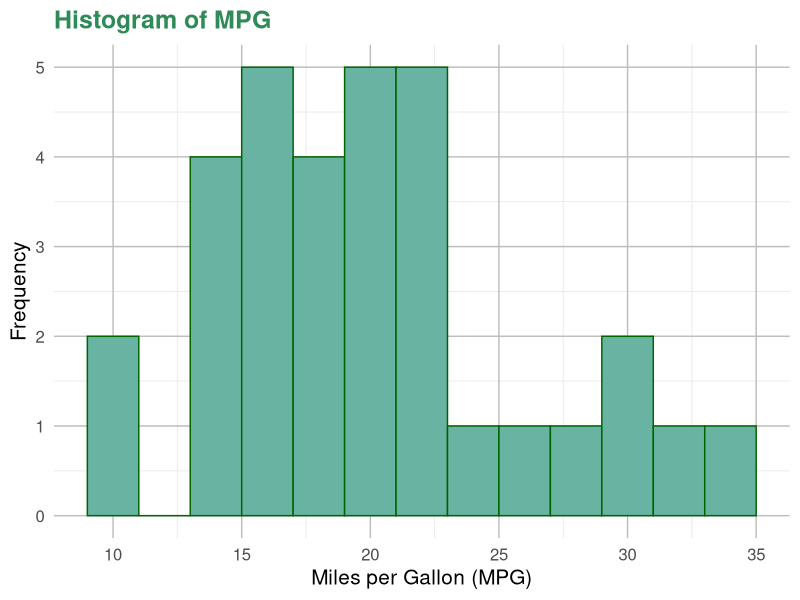
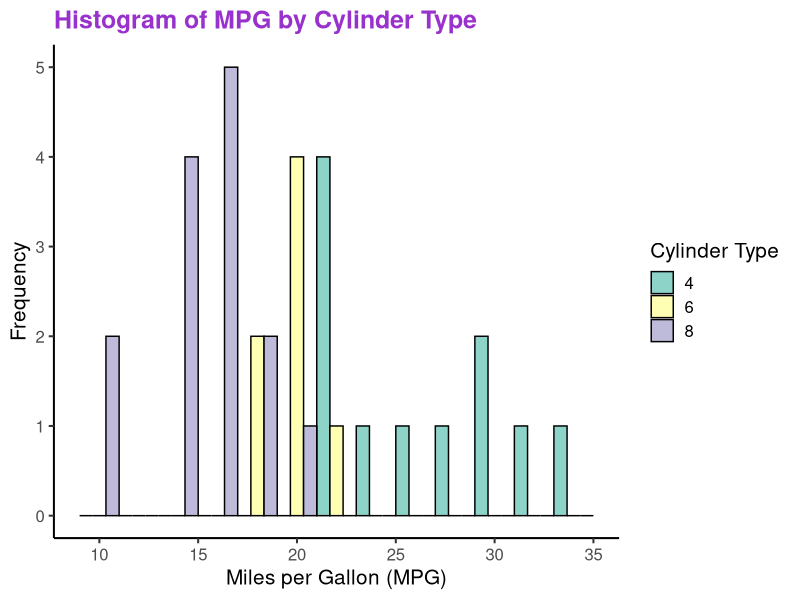
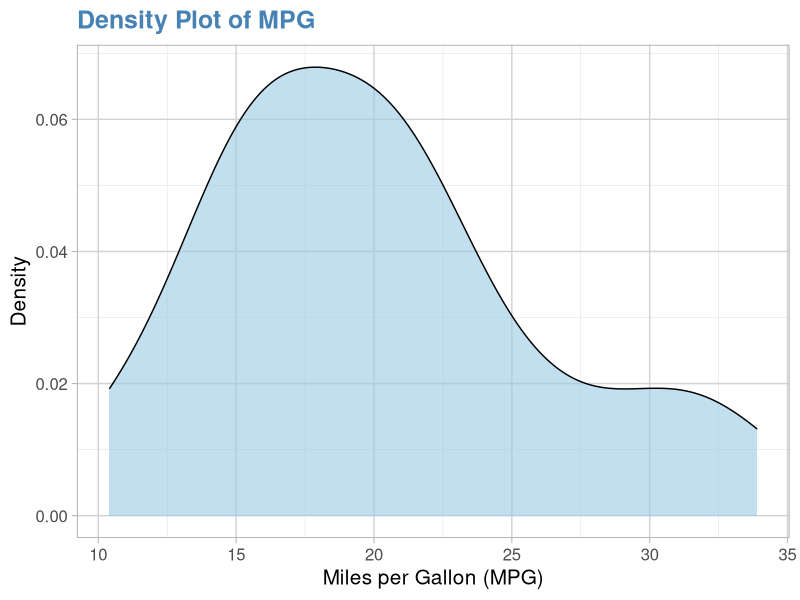
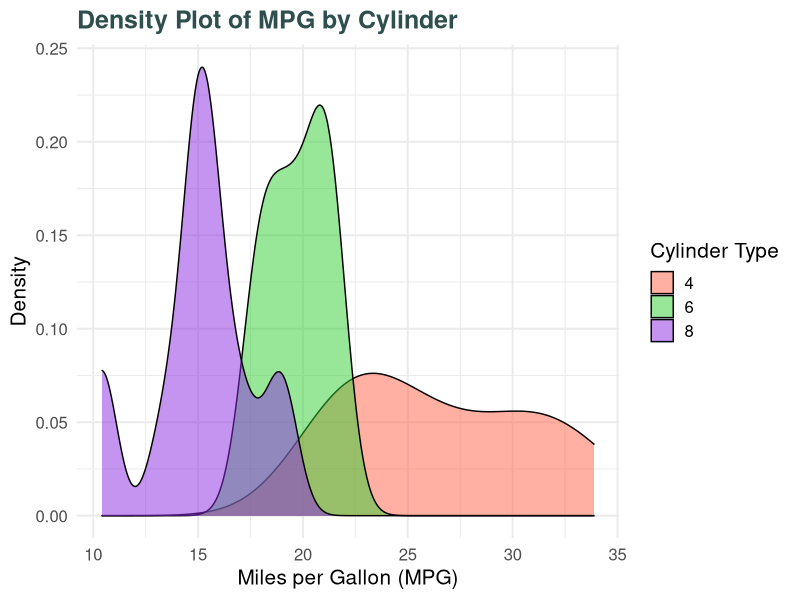
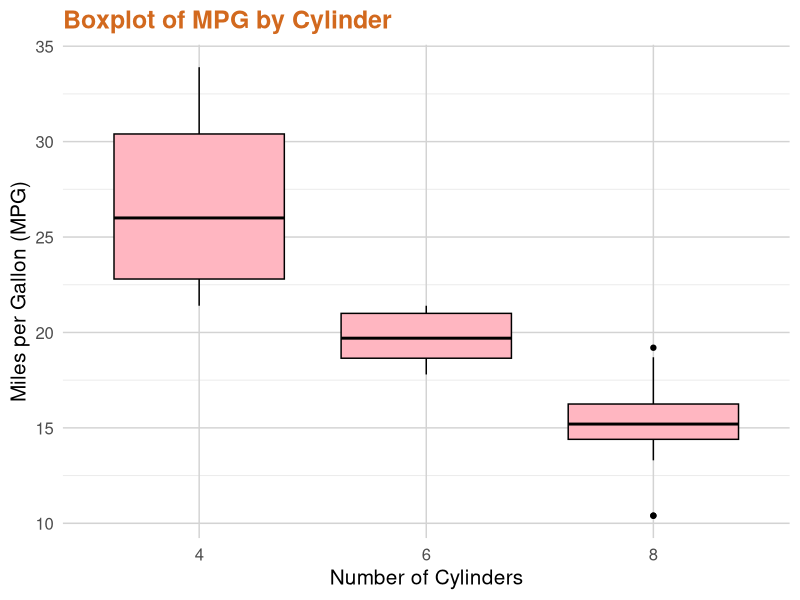
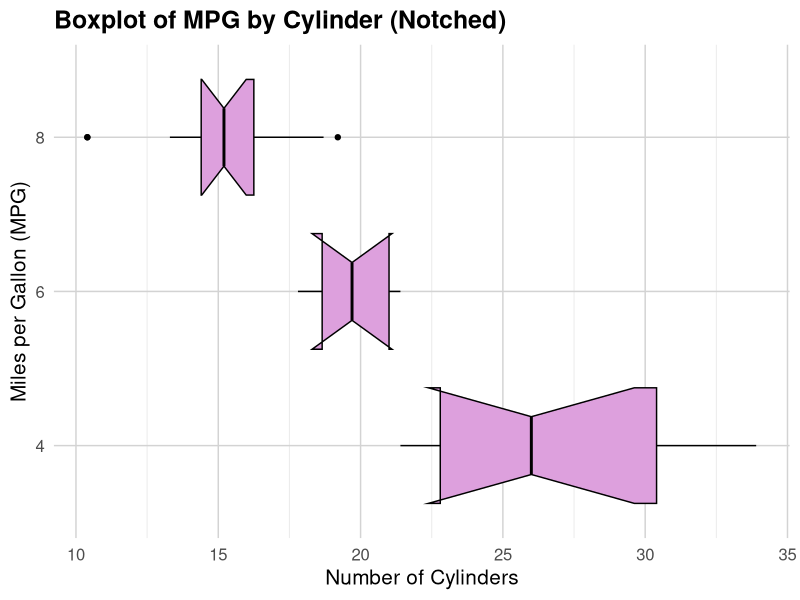
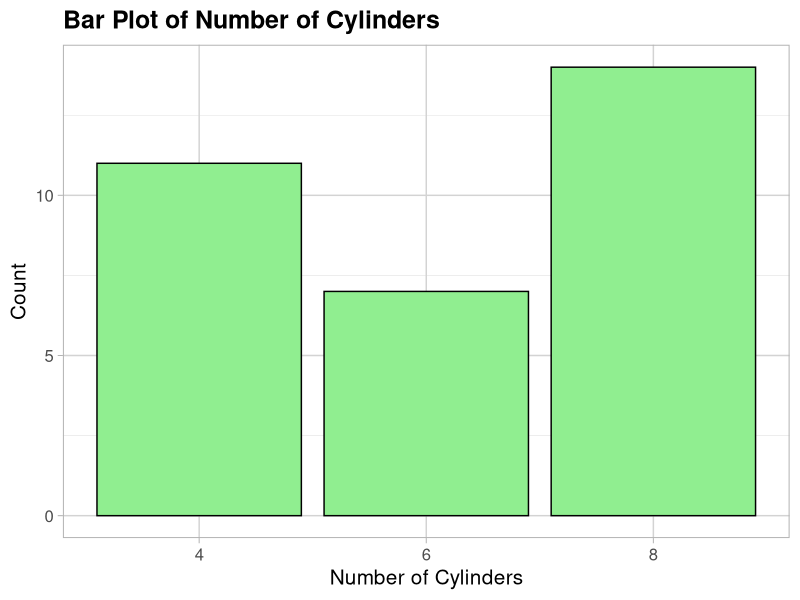
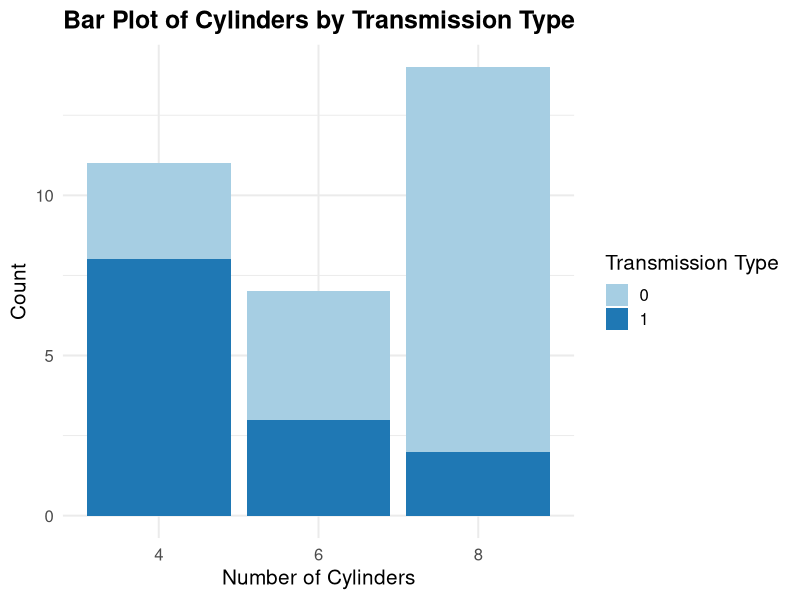

R code for these plots, in order:
library(ggplot2)
library(patchwork)

# 1. Histogram of MPG with custom aesthetics
ggplot(mtcars, aes(x = mpg)) +
  geom_histogram(binwidth = 2, fill = '#69b3a2', color = 'darkgreen') +
  labs(title = 'Histogram of MPG', x = 'Miles per Gallon (MPG)', y = 'Frequency') +
  theme_minimal(base_size = 15) +
  theme(plot.title = element_text(face = 'bold', color = '#2e8b57')) +
  theme(panel.grid.major = element_line(color = 'gray', size = 0.5))

# 2. Histogram of MPG by Cylinders with color aesthetics
ggplot(mtcars, aes(x = mpg, fill = factor(cyl))) +
  geom_histogram(binwidth = 2, position = 'dodge', color = 'black') +
  labs(title = 'Histogram of MPG by Cylinder Type', x = 'Miles per Gallon (MPG)', y = 'Frequency') +
  scale_fill_brewer(palette = "Set3", name = "Cylinder Type") +
  theme_classic(base_size = 15) +
  theme(plot.title = element_text(face = 'bold', color = '#9932cc'))

# 3. Density Plot of MPG with lighter color and grid
ggplot(mtcars, aes(x = mpg)) +
  geom_density(fill = '#98c9e2', alpha = 0.6) +
  labs(title = 'Density Plot of MPG', x = 'Miles per Gallon (MPG)', y = 'Density') +
  theme_light(base_size = 15) +
  theme(plot.title = element_text(face = 'bold', color = '#4682b4')) +
  theme(panel.grid.major = element_line(color = 'lightgray', size = 0.5))

# 4. Density Plot by Cylinder with distinct colors
ggplot(mtcars, aes(x = mpg, fill = factor(cyl))) +
  geom_density(alpha = 0.5) +
  labs(title = 'Density Plot of MPG by Cylinder', x = 'Miles per Gallon (MPG)', y = 'Density') +
  scale_fill_manual(values = c("#ff6347", "#32cd32", "#8a2be2"), name = "Cylinder Type") +
  theme_minimal(base_size = 15) +
  theme(plot.title = element_text(face = 'bold', color = '#2f4f4f'))

# 5. Boxplot of MPG by Cylinder with custom grid
ggplot(mtcars, aes(x = factor(cyl), y = mpg)) +
  geom_boxplot(fill = '#ffb6c1', color = 'black') +
  labs(title = 'Boxplot of MPG by Cylinder', x = 'Number of Cylinders', y = 'Miles per Gallon (MPG)') +
  theme_minimal(base_size = 15) +
  theme(plot.title = element_text(face = 'bold', color = '#d2691e')) +
  theme(panel.grid.major = element_line(color = 'lightgray', size = 0.5))

# 6. Notched Boxplot of MPG by Cylinder (Horizontal)
ggplot(mtcars, aes(x = factor(cyl), y = mpg)) +
  geom_boxplot(notch = TRUE, fill = '#dda0dd', color = 'black') +
  coord_flip() +
  labs(title = 'Boxplot of MPG by Cylinder (Notched)', x = 'Miles per Gallon (MPG)', y = 'Number of Cylinders') +
  theme_minimal(base_size = 15) +
  theme(plot.title = element_text(face = 'bold', color = 'black')) +
  theme(panel.grid.major = element_line(color = 'lightgray', size = 0.5))

# 7. Bar Plot of Cylinders with custom color and title
ggplot(mtcars, aes(x = factor(cyl))) +
  geom_bar(fill = 'lightgreen', color = 'black') +
  labs(title = 'Bar Plot of Number of Cylinders', x = 'Number of Cylinders', y = 'Count') +
  theme_light(base_size = 15) +
  theme(plot.title = element_text(face = 'bold', color = 'black')) +
  theme(panel.grid.major = element_line(color = 'lightgray', size = 0.5))

# 8. Stacked Bar Plot by Cylinder and Transmission Type
ggplot(mtcars, aes(x = factor(cyl), fill = factor(am))) +
  geom_bar(position = 'stack') +
  labs(title = 'Bar Plot of Cylinders by Transmission Type', x = 'Number of Cylinders', y = 'Count') +
  scale_fill_brewer(palette = 'Paired', name = 'Transmission Type') +
  theme_minimal(base_size = 15) +
  theme(plot.title = element_text(face = 'bold', color = 'black'))

ggplot(mtcars, aes(x = factor(cyl), fill = factor(am))) +
  geom_bar(position = 'stack', color = 'black') +  # Added black border for clarity
  labs(title = 'Bar Plot of Cylinders by Transmission Type', 
       x = 'Number of Cylinders', 
       y = 'Count') +
  scale_fill_manual(values = c('lightgreen', 'seagreen'), name = 'Transmission Type') +  # Custom green hues
  theme_light(base_size = 15) +
  theme(
    plot.title = element_text(face = 'bold', color = 'black'),
    panel.grid.major = element_line(color = 'lightgray', size = 0.5)  # Light gray grid
  )


# 9. Dot Plot of MPG by Cylinder with jittered points
ggplot(mtcars, aes(x = factor(cyl), y = mpg)) +
  geom_jitter(color = 'purple', width = 0.2, height = 0) +
  labs(title = 'Dot Plot of MPG by Cylinder', x = 'Number of Cylinders', y = 'Miles per Gallon (MPG)') +
  theme_light(base_size = 15) +
  theme(plot.title = element_text(face = 'bold', color = 'black'))

# 10. Dot Plot of MPG by Cylinder with HP Color Mapping
ggplot(mtcars, aes(x = factor(cyl), y = mpg, color = hp)) +
  geom_jitter(width = 0.2, height = 0, size = 3) +
  scale_color_gradient(low = 'yellow', high = 'red') +
  labs(title = 'Dot Plot of MPG by Cylinder with HP Color Mapping', x = 'Number of Cylinders', y = 'Miles per Gallon (MPG)') +
  theme_minimal(base_size = 15) +
  theme(plot.title = element_text(face = 'bold', color = '#2e8b57'))

# 11. Pie Chart of Cylinder Distribution with Percentages
# Create a table of cylinder counts
cyl_count <- table(mtcars$cyl)

# Generate the pie chart
ggplot(as.data.frame(cyl_count), aes(x = '', y = Freq, fill = factor(Var1))) +
  geom_bar(stat = 'identity', width = 1) +
  coord_polar(theta = 'y') +
  labs(title = 'Pie Chart of Cylinder Distribution', x = NULL, y = NULL) +
  theme_void() +  # Removes background grid for a clean look
  scale_fill_manual(values = c('#A8D5BA', '#FDD692', '#BFD7EA'), name = 'Cylinders') +  # Light colors
  geom_text(aes(label = scales::percent(Freq / sum(Freq))),
            position = position_stack(vjust = 0.5), color = 'black', fontface = 'bold') +
  theme(plot.title = element_text(face = 'bold', size = 16))


cyl_count <- table(mtcars$cyl)

ggplot(as.data.frame(cyl_count), aes(x = '', y = Freq, fill = factor(Var1))) +
  geom_bar(stat = 'identity', width = 1, color = 'black') +  # Black border for clarity
  coord_polar(theta = 'y') +
  theme_void() +  # Removes background grid
  geom_text(aes(label = scales::percent(Freq / sum(Freq))),
            position = position_stack(vjust = 0.5), color = 'black', fontface = 'bold') +  # Black text for contrast
  scale_fill_manual(values = c('#FFDDC1', '#D4E157', '#80CBC4'), name = 'Cylinders') +  # Light pastel shades
  labs(title = 'Cylinder Distribution (Pie Chart)') +
  theme(
    plot.title = element_text(face = 'bold', color = 'black', size = 16)
  )


# 12. Scatterplot of MPG vs Horsepower
ggplot(mtcars, aes(x = hp, y = mpg)) +
  geom_point(shape = 24, fill = '#80CBC4', color = 'black', size = 4) +  # Use triangles
  labs(title = 'Scatterplot of MPG vs Horsepower', x = 'Horsepower', y = 'Miles per Gallon (MPG)') +
  theme_light(base_size = 15) +
  theme(plot.title = element_text(face = 'bold', color = 'black'))


# 13. 2D Density Plot of MPG vs Weight with points
one <- ggplot(data = mtcars, aes(x = wt, y = mpg)) +
  geom_density_2d() + 
  geom_point(color = '#32cd32') +
  labs(title = "2D Density Plot", subtitle = "Weight vs MPG") +
  theme_minimal(base_size = 15) +
  theme(plot.title = element_text(face = 'bold', color = '#4682b4'))


ggplot(mtcars, aes(x = hp, y = mpg, fill = factor(cyl))) +
  geom_point(shape = 24, color = 'black', size = 4) +  # Use triangles, black border
  scale_fill_manual(values = c("#80CBC4", "#64B5F6", "#AED581")) +  # Custom colors for cylinders
  labs(
    title = "Scatterplot of MPG vs Horsepower with Cylinder Color Mapping",
    x = "Horsepower",
    y = "Miles per Gallon (MPG)",
    fill = "Cylinders"
  ) +
  theme_light(base_size = 15) +
  theme(plot.title = element_text(face = "bold", color = "black"))

# 14. 2D Filled Density Plot with Rug and No Legend
two <- ggplot(data = mtcars, aes(x = wt, y = mpg)) +
  geom_density_2d_filled() +
  geom_rug() +
  theme_void(base_size = 15) +
  theme(legend.position = 'none')

# Combine Plots
one + two

